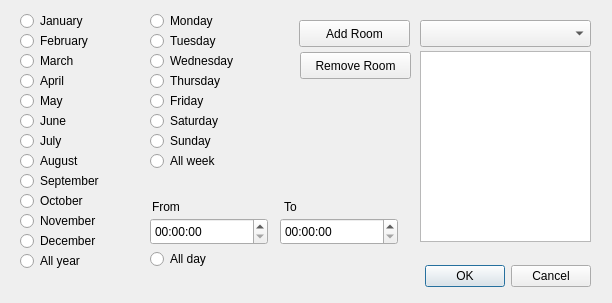
<?xml version="1.0" encoding="UTF-8"?>
<ui version="4.0">
 <class>Dialog</class>
 <widget class="QDialog" name="Dialog">
  <property name="windowModality">
   <enum>Qt::ApplicationModal</enum>
  </property>
  <property name="geometry">
   <rect>
    <x>0</x>
    <y>0</y>
    <width>612</width>
    <height>303</height>
   </rect>
  </property>
  <property name="windowTitle">
   <string>Access information</string>
  </property>
  <widget class="QDialogButtonBox" name="buttonBox">
   <property name="geometry">
    <rect>
     <x>400</x>
     <y>260</y>
     <width>191</width>
     <height>32</height>
    </rect>
   </property>
   <property name="orientation">
    <enum>Qt::Horizontal</enum>
   </property>
   <property name="standardButtons">
    <set>QDialogButtonBox::Cancel|QDialogButtonBox::Ok</set>
   </property>
  </widget>
  <widget class="QRadioButton" name="radioButton">
   <property name="geometry">
    <rect>
     <x>150</x>
     <y>10</y>
     <width>114</width>
     <height>22</height>
    </rect>
   </property>
   <property name="text">
    <string>Monday</string>
   </property>
  </widget>
  <widget class="QRadioButton" name="radioButton_2">
   <property name="geometry">
    <rect>
     <x>150</x>
     <y>30</y>
     <width>114</width>
     <height>22</height>
    </rect>
   </property>
   <property name="text">
    <string>Tuesday</string>
   </property>
  </widget>
  <widget class="QRadioButton" name="radioButton_3">
   <property name="geometry">
    <rect>
     <x>150</x>
     <y>50</y>
     <width>114</width>
     <height>22</height>
    </rect>
   </property>
   <property name="text">
    <string>Wednesday</string>
   </property>
  </widget>
  <widget class="QRadioButton" name="radioButton_4">
   <property name="geometry">
    <rect>
     <x>150</x>
     <y>70</y>
     <width>114</width>
     <height>22</height>
    </rect>
   </property>
   <property name="text">
    <string>Thursday</string>
   </property>
  </widget>
  <widget class="QRadioButton" name="radioButton_5">
   <property name="geometry">
    <rect>
     <x>150</x>
     <y>90</y>
     <width>114</width>
     <height>22</height>
    </rect>
   </property>
   <property name="text">
    <string>Friday</string>
   </property>
  </widget>
  <widget class="QRadioButton" name="radioButton_6">
   <property name="geometry">
    <rect>
     <x>150</x>
     <y>110</y>
     <width>114</width>
     <height>22</height>
    </rect>
   </property>
   <property name="text">
    <string>Saturday</string>
   </property>
  </widget>
  <widget class="QRadioButton" name="radioButton_7">
   <property name="geometry">
    <rect>
     <x>150</x>
     <y>130</y>
     <width>114</width>
     <height>22</height>
    </rect>
   </property>
   <property name="text">
    <string>Sunday</string>
   </property>
  </widget>
  <widget class="QRadioButton" name="radioButton_8">
   <property name="geometry">
    <rect>
     <x>150</x>
     <y>150</y>
     <width>114</width>
     <height>22</height>
    </rect>
   </property>
   <property name="text">
    <string>All week</string>
   </property>
  </widget>
  <widget class="QRadioButton" name="radioButton_9">
   <property name="geometry">
    <rect>
     <x>20</x>
     <y>10</y>
     <width>114</width>
     <height>22</height>
    </rect>
   </property>
   <property name="text">
    <string>January</string>
   </property>
  </widget>
  <widget class="QRadioButton" name="radioButton_10">
   <property name="geometry">
    <rect>
     <x>20</x>
     <y>30</y>
     <width>114</width>
     <height>22</height>
    </rect>
   </property>
   <property name="text">
    <string>February</string>
   </property>
  </widget>
  <widget class="QRadioButton" name="radioButton_11">
   <property name="geometry">
    <rect>
     <x>20</x>
     <y>50</y>
     <width>114</width>
     <height>22</height>
    </rect>
   </property>
   <property name="text">
    <string>March</string>
   </property>
  </widget>
  <widget class="QRadioButton" name="radioButton_12">
   <property name="geometry">
    <rect>
     <x>20</x>
     <y>70</y>
     <width>114</width>
     <height>22</height>
    </rect>
   </property>
   <property name="text">
    <string>April</string>
   </property>
  </widget>
  <widget class="QRadioButton" name="radioButton_13">
   <property name="geometry">
    <rect>
     <x>20</x>
     <y>90</y>
     <width>114</width>
     <height>22</height>
    </rect>
   </property>
   <property name="text">
    <string>May</string>
   </property>
  </widget>
  <widget class="QRadioButton" name="radioButton_14">
   <property name="geometry">
    <rect>
     <x>20</x>
     <y>110</y>
     <width>114</width>
     <height>22</height>
    </rect>
   </property>
   <property name="text">
    <string>June</string>
   </property>
  </widget>
  <widget class="QRadioButton" name="radioButton_15">
   <property name="geometry">
    <rect>
     <x>20</x>
     <y>130</y>
     <width>114</width>
     <height>22</height>
    </rect>
   </property>
   <property name="text">
    <string>July</string>
   </property>
  </widget>
  <widget class="QRadioButton" name="radioButton_16">
   <property name="geometry">
    <rect>
     <x>20</x>
     <y>150</y>
     <width>114</width>
     <height>22</height>
    </rect>
   </property>
   <property name="text">
    <string>August</string>
   </property>
  </widget>
  <widget class="QRadioButton" name="radioButton_17">
   <property name="geometry">
    <rect>
     <x>20</x>
     <y>170</y>
     <width>114</width>
     <height>22</height>
    </rect>
   </property>
   <property name="text">
    <string>September</string>
   </property>
  </widget>
  <widget class="QRadioButton" name="radioButton_18">
   <property name="geometry">
    <rect>
     <x>20</x>
     <y>190</y>
     <width>114</width>
     <height>22</height>
    </rect>
   </property>
   <property name="text">
    <string>October</string>
   </property>
  </widget>
  <widget class="QRadioButton" name="radioButton_19">
   <property name="geometry">
    <rect>
     <x>20</x>
     <y>210</y>
     <width>114</width>
     <height>22</height>
    </rect>
   </property>
   <property name="text">
    <string>November</string>
   </property>
  </widget>
  <widget class="QRadioButton" name="radioButton_20">
   <property name="geometry">
    <rect>
     <x>20</x>
     <y>230</y>
     <width>114</width>
     <height>22</height>
    </rect>
   </property>
   <property name="text">
    <string>December</string>
   </property>
  </widget>
  <widget class="QRadioButton" name="radioButton_21">
   <property name="geometry">
    <rect>
     <x>20</x>
     <y>250</y>
     <width>114</width>
     <height>22</height>
    </rect>
   </property>
   <property name="text">
    <string>All year</string>
   </property>
  </widget>
  <widget class="QListView" name="listView">
   <property name="geometry">
    <rect>
     <x>420</x>
     <y>51</y>
     <width>171</width>
     <height>191</height>
    </rect>
   </property>
  </widget>
  <widget class="QTimeEdit" name="timeEdit">
   <property name="geometry">
    <rect>
     <x>150</x>
     <y>218</y>
     <width>118</width>
     <height>27</height>
    </rect>
   </property>
  </widget>
  <widget class="QTimeEdit" name="timeEdit_2">
   <property name="geometry">
    <rect>
     <x>280</x>
     <y>218</y>
     <width>118</width>
     <height>27</height>
    </rect>
   </property>
  </widget>
  <widget class="QLabel" name="label">
   <property name="geometry">
    <rect>
     <x>152</x>
     <y>198</y>
     <width>67</width>
     <height>17</height>
    </rect>
   </property>
   <property name="text">
    <string>From</string>
   </property>
  </widget>
  <widget class="QLabel" name="label_2">
   <property name="geometry">
    <rect>
     <x>284</x>
     <y>198</y>
     <width>67</width>
     <height>17</height>
    </rect>
   </property>
   <property name="text">
    <string>To</string>
   </property>
  </widget>
  <widget class="QRadioButton" name="radioButton_22">
   <property name="geometry">
    <rect>
     <x>150</x>
     <y>248</y>
     <width>114</width>
     <height>22</height>
    </rect>
   </property>
   <property name="text">
    <string>All day</string>
   </property>
  </widget>
  <widget class="QComboBox" name="comboBox">
   <property name="geometry">
    <rect>
     <x>420</x>
     <y>20</y>
     <width>171</width>
     <height>27</height>
    </rect>
   </property>
  </widget>
  <widget class="QPushButton" name="pushButton">
   <property name="geometry">
    <rect>
     <x>299</x>
     <y>20</y>
     <width>111</width>
     <height>27</height>
    </rect>
   </property>
   <property name="text">
    <string>Add Room</string>
   </property>
  </widget>
  <widget class="QPushButton" name="pushButton_2">
   <property name="geometry">
    <rect>
     <x>300</x>
     <y>52</y>
     <width>111</width>
     <height>27</height>
    </rect>
   </property>
   <property name="text">
    <string>Remove Room</string>
   </property>
  </widget>
 </widget>
 <resources/>
 <connections>
  <connection>
   <sender>buttonBox</sender>
   <signal>accepted()</signal>
   <receiver>Dialog</receiver>
   <slot>accept()</slot>
   <hints>
    <hint type="sourcelabel">
     <x>248</x>
     <y>254</y>
    </hint>
    <hint type="destinationlabel">
     <x>157</x>
     <y>274</y>
    </hint>
   </hints>
  </connection>
  <connection>
   <sender>buttonBox</sender>
   <signal>rejected()</signal>
   <receiver>Dialog</receiver>
   <slot>reject()</slot>
   <hints>
    <hint type="sourcelabel">
     <x>316</x>
     <y>260</y>
    </hint>
    <hint type="destinationlabel">
     <x>286</x>
     <y>274</y>
    </hint>
   </hints>
  </connection>
 </connections>
</ui>
